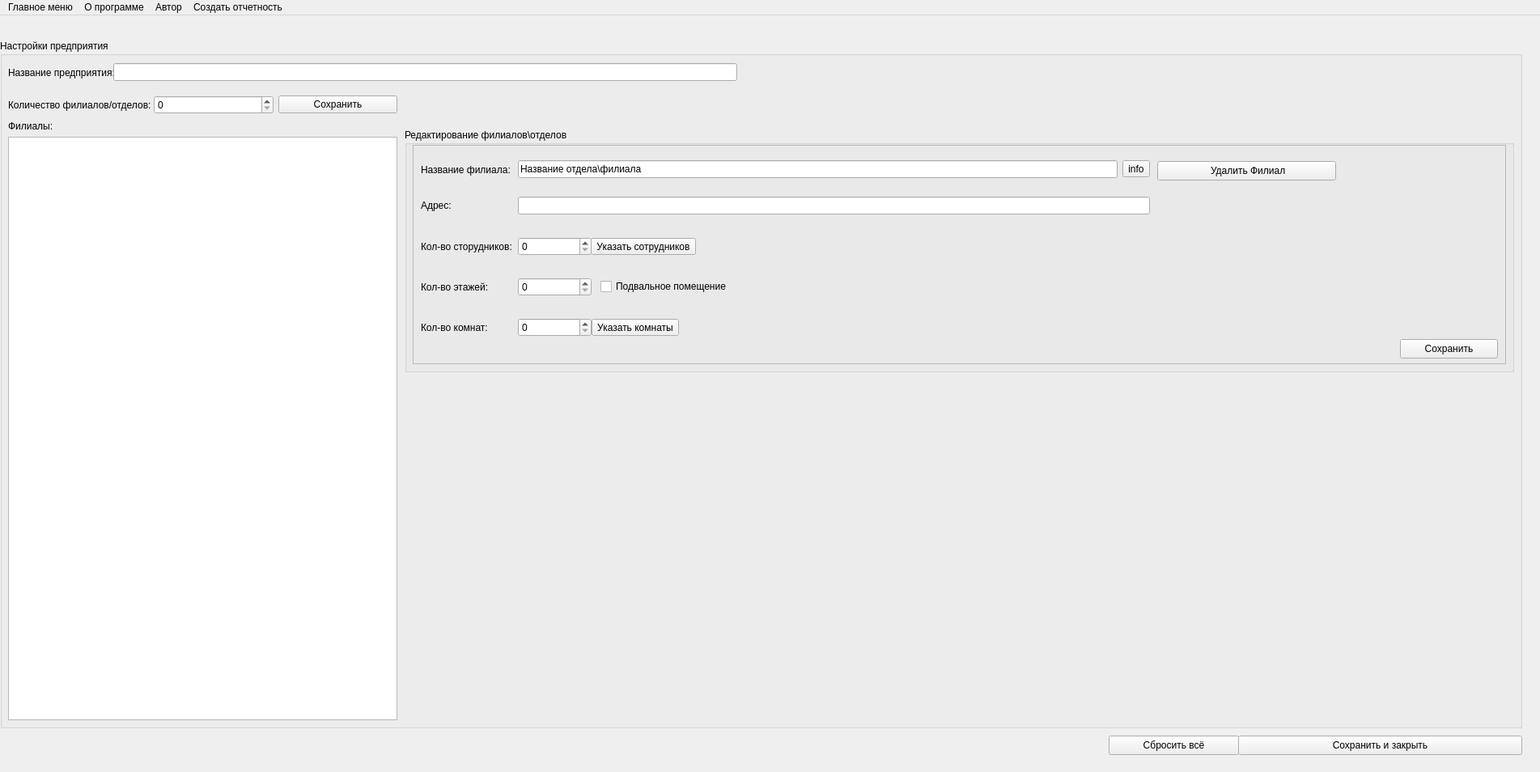
<?xml version="1.0" encoding="UTF-8"?>
<ui version="4.0">
 <class>MainWindow</class>
 <widget class="QMainWindow" name="MainWindow">
  <property name="geometry">
   <rect>
    <x>0</x>
    <y>0</y>
    <width>1903</width>
    <height>954</height>
   </rect>
  </property>
  <property name="windowTitle">
   <string>Настройки</string>
  </property>
  <widget class="QWidget" name="centralwidget">
   <widget class="QGroupBox" name="groupBox">
    <property name="geometry">
     <rect>
      <x>0</x>
      <y>30</y>
      <width>1881</width>
      <height>851</height>
     </rect>
    </property>
    <property name="title">
     <string>Настройки предприятия</string>
    </property>
    <widget class="QWidget" name="gridLayoutWidget">
     <property name="geometry">
      <rect>
       <x>10</x>
       <y>20</y>
       <width>131</width>
       <height>41</height>
      </rect>
     </property>
     <layout class="QGridLayout" name="gridLayout">
      <item row="0" column="0">
       <widget class="QLabel" name="label">
        <property name="text">
         <string>Название предприятия:</string>
        </property>
       </widget>
      </item>
     </layout>
    </widget>
    <widget class="QWidget" name="gridLayoutWidget_2">
     <property name="geometry">
      <rect>
       <x>140</x>
       <y>20</y>
       <width>771</width>
       <height>41</height>
      </rect>
     </property>
     <layout class="QGridLayout" name="gridLayout_2">
      <item row="0" column="0">
       <widget class="QLineEdit" name="lineEdit">
        <property name="text">
         <string/>
        </property>
       </widget>
      </item>
     </layout>
    </widget>
    <widget class="QWidget" name="gridLayoutWidget_3">
     <property name="geometry">
      <rect>
       <x>10</x>
       <y>60</y>
       <width>181</width>
       <height>41</height>
      </rect>
     </property>
     <layout class="QGridLayout" name="gridLayout_3">
      <item row="0" column="0">
       <widget class="QLabel" name="label_2">
        <property name="text">
         <string>Количество филиалов/отделов:</string>
        </property>
       </widget>
      </item>
     </layout>
    </widget>
    <widget class="QWidget" name="gridLayoutWidget_4">
     <property name="geometry">
      <rect>
       <x>190</x>
       <y>60</y>
       <width>301</width>
       <height>41</height>
      </rect>
     </property>
     <layout class="QGridLayout" name="gridLayout_4">
      <item row="0" column="0">
       <widget class="QSpinBox" name="spinBox"/>
      </item>
      <item row="0" column="1">
       <widget class="QPushButton" name="pushButton_6">
        <property name="text">
         <string>Сохранить</string>
        </property>
       </widget>
      </item>
     </layout>
    </widget>
    <widget class="QWidget" name="gridLayoutWidget_8">
     <property name="geometry">
      <rect>
       <x>10</x>
       <y>100</y>
       <width>481</width>
       <height>741</height>
      </rect>
     </property>
     <layout class="QGridLayout" name="gridLayout_8">
      <item row="1" column="0">
       <widget class="QListWidget" name="listWidget"/>
      </item>
      <item row="0" column="0">
       <widget class="QLabel" name="label_4">
        <property name="text">
         <string>Филиалы:</string>
        </property>
       </widget>
      </item>
     </layout>
    </widget>
    <widget class="QGroupBox" name="groupBox_3">
     <property name="enabled">
      <bool>true</bool>
     </property>
     <property name="geometry">
      <rect>
       <x>500</x>
       <y>110</y>
       <width>1371</width>
       <height>301</height>
      </rect>
     </property>
     <property name="title">
      <string>Редактирование филиалов\отделов</string>
     </property>
     <widget class="QFrame" name="frame">
      <property name="enabled">
       <bool>true</bool>
      </property>
      <property name="geometry">
       <rect>
        <x>10</x>
        <y>20</y>
        <width>1351</width>
        <height>271</height>
       </rect>
      </property>
      <property name="font">
       <font>
        <kerning>true</kerning>
       </font>
      </property>
      <property name="frameShape">
       <enum>QFrame::Shape::StyledPanel</enum>
      </property>
      <property name="frameShadow">
       <enum>QFrame::Shadow::Raised</enum>
      </property>
      <widget class="QWidget" name="gridLayoutWidget_5">
       <property name="geometry">
        <rect>
         <x>10</x>
         <y>10</y>
         <width>121</width>
         <height>41</height>
        </rect>
       </property>
       <layout class="QGridLayout" name="gridLayout_5">
        <item row="0" column="0">
         <widget class="QLabel" name="label_3">
          <property name="text">
           <string>Название филиала:</string>
          </property>
         </widget>
        </item>
       </layout>
      </widget>
      <widget class="QWidget" name="gridLayoutWidget_6">
       <property name="geometry">
        <rect>
         <x>130</x>
         <y>10</y>
         <width>781</width>
         <height>41</height>
        </rect>
       </property>
       <layout class="QGridLayout" name="gridLayout_6">
        <item row="0" column="0">
         <widget class="QLineEdit" name="lineEdit_2">
          <property name="text">
           <string>Название отдела\филиала</string>
          </property>
         </widget>
        </item>
        <item row="0" column="1">
         <widget class="QToolButton" name="toolButton_3">
          <property name="text">
           <string>info</string>
          </property>
         </widget>
        </item>
       </layout>
      </widget>
      <widget class="QWidget" name="gridLayoutWidget_7">
       <property name="geometry">
        <rect>
         <x>10</x>
         <y>50</y>
         <width>121</width>
         <height>50</height>
        </rect>
       </property>
       <layout class="QGridLayout" name="gridLayout_7">
        <item row="1" column="0">
         <widget class="QLabel" name="label_11">
          <property name="text">
           <string>Адрес:</string>
          </property>
         </widget>
        </item>
       </layout>
      </widget>
      <widget class="QPushButton" name="pushButton_3">
       <property name="geometry">
        <rect>
         <x>920</x>
         <y>20</y>
         <width>221</width>
         <height>24</height>
        </rect>
       </property>
       <property name="text">
        <string> Удалить Филиал</string>
       </property>
      </widget>
      <widget class="QPushButton" name="pushButton_2">
       <property name="geometry">
        <rect>
         <x>1220</x>
         <y>240</y>
         <width>121</width>
         <height>24</height>
        </rect>
       </property>
       <property name="text">
        <string>Сохранить</string>
       </property>
      </widget>
      <widget class="QWidget" name="gridLayoutWidget_11">
       <property name="geometry">
        <rect>
         <x>10</x>
         <y>100</y>
         <width>121</width>
         <height>51</height>
        </rect>
       </property>
       <layout class="QGridLayout" name="gridLayout_11">
        <item row="1" column="0">
         <widget class="QLabel" name="label_5">
          <property name="text">
           <string>Кол-во сторудников:</string>
          </property>
         </widget>
        </item>
       </layout>
      </widget>
      <widget class="QWidget" name="gridLayoutWidget_12">
       <property name="geometry">
        <rect>
         <x>10</x>
         <y>150</y>
         <width>121</width>
         <height>51</height>
        </rect>
       </property>
       <layout class="QGridLayout" name="gridLayout_12">
        <item row="1" column="0">
         <widget class="QLabel" name="label_6">
          <property name="text">
           <string>Кол-во этажей:</string>
          </property>
         </widget>
        </item>
       </layout>
      </widget>
      <widget class="QWidget" name="gridLayoutWidget_14">
       <property name="geometry">
        <rect>
         <x>10</x>
         <y>200</y>
         <width>121</width>
         <height>51</height>
        </rect>
       </property>
       <layout class="QGridLayout" name="gridLayout_14">
        <item row="0" column="1">
         <widget class="QLabel" name="label_7">
          <property name="text">
           <string>Кол-во комнат:</string>
          </property>
         </widget>
        </item>
       </layout>
      </widget>
      <widget class="QWidget" name="gridLayoutWidget_15">
       <property name="geometry">
        <rect>
         <x>130</x>
         <y>50</y>
         <width>781</width>
         <height>51</height>
        </rect>
       </property>
       <layout class="QGridLayout" name="gridLayout_15">
        <item row="0" column="0">
         <widget class="QLineEdit" name="lineEdit_5"/>
        </item>
       </layout>
      </widget>
      <widget class="QWidget" name="gridLayoutWidget_10">
       <property name="geometry">
        <rect>
         <x>130</x>
         <y>100</y>
         <width>91</width>
         <height>51</height>
        </rect>
       </property>
       <layout class="QGridLayout" name="gridLayout_10">
        <item row="0" column="0">
         <widget class="QSpinBox" name="spinBox_3"/>
        </item>
       </layout>
      </widget>
      <widget class="QWidget" name="gridLayoutWidget_9">
       <property name="geometry">
        <rect>
         <x>130</x>
         <y>150</y>
         <width>91</width>
         <height>51</height>
        </rect>
       </property>
       <layout class="QGridLayout" name="gridLayout_9">
        <item row="0" column="0">
         <widget class="QSpinBox" name="spinBox_4"/>
        </item>
       </layout>
      </widget>
      <widget class="QWidget" name="gridLayoutWidget_13">
       <property name="geometry">
        <rect>
         <x>130</x>
         <y>200</y>
         <width>91</width>
         <height>51</height>
        </rect>
       </property>
       <layout class="QGridLayout" name="gridLayout_13">
        <item row="0" column="0">
         <widget class="QSpinBox" name="spinBox_2"/>
        </item>
       </layout>
      </widget>
      <widget class="QWidget" name="gridLayoutWidget_22">
       <property name="geometry">
        <rect>
         <x>220</x>
         <y>100</y>
         <width>131</width>
         <height>51</height>
        </rect>
       </property>
       <layout class="QGridLayout" name="gridLayout_23">
        <item row="0" column="0">
         <widget class="QToolButton" name="toolButton_2">
          <property name="text">
           <string>Указать сотрудников</string>
          </property>
         </widget>
        </item>
       </layout>
      </widget>
      <widget class="QWidget" name="gridLayoutWidget_23">
       <property name="geometry">
        <rect>
         <x>220</x>
         <y>200</y>
         <width>111</width>
         <height>51</height>
        </rect>
       </property>
       <layout class="QGridLayout" name="gridLayout_24">
        <item row="0" column="0">
         <widget class="QToolButton" name="toolButton_4">
          <property name="text">
           <string>Указать комнаты</string>
          </property>
         </widget>
        </item>
       </layout>
      </widget>
      <widget class="QWidget" name="gridLayoutWidget_24">
       <property name="geometry">
        <rect>
         <x>232</x>
         <y>150</y>
         <width>181</width>
         <height>51</height>
        </rect>
       </property>
       <layout class="QGridLayout" name="gridLayout_25">
        <item row="0" column="0">
         <widget class="QCheckBox" name="checkBox_2">
          <property name="text">
           <string>Подвальное помещение</string>
          </property>
         </widget>
        </item>
       </layout>
      </widget>
     </widget>
    </widget>
   </widget>
   <widget class="QPushButton" name="pushButton_4">
    <property name="geometry">
     <rect>
      <x>1530</x>
      <y>890</y>
      <width>351</width>
      <height>24</height>
     </rect>
    </property>
    <property name="text">
     <string>Сохранить и закрыть</string>
    </property>
   </widget>
   <widget class="QPushButton" name="pushButton_5">
    <property name="geometry">
     <rect>
      <x>1370</x>
      <y>890</y>
      <width>161</width>
      <height>24</height>
     </rect>
    </property>
    <property name="text">
     <string>Сбросить всё</string>
    </property>
   </widget>
  </widget>
  <widget class="QMenuBar" name="menuBar">
   <property name="geometry">
    <rect>
     <x>0</x>
     <y>0</y>
     <width>1903</width>
     <height>33</height>
    </rect>
   </property>
   <widget class="QMenu" name="menu_4">
    <property name="title">
     <string>О программе</string>
    </property>
    <addaction name="separator"/>
    <addaction name="action_7"/>
    <addaction name="action_8"/>
    <addaction name="action_9"/>
   </widget>
   <widget class="QMenu" name="menu_5">
    <property name="title">
     <string>Автор</string>
    </property>
    <addaction name="action_5"/>
    <addaction name="actionTelegram"/>
   </widget>
   <widget class="QMenu" name="menu">
    <property name="title">
     <string>Главное меню</string>
    </property>
   </widget>
   <widget class="QMenu" name="menu_2">
    <property name="title">
     <string>Создать отчетность</string>
    </property>
   </widget>
   <addaction name="menu"/>
   <addaction name="menu_4"/>
   <addaction name="menu_5"/>
   <addaction name="menu_2"/>
  </widget>
  <action name="action">
   <property name="text">
    <string>Русский</string>
   </property>
  </action>
  <action name="action_2">
   <property name="text">
    <string>Английский</string>
   </property>
  </action>
  <action name="action_3">
   <property name="text">
    <string>Светлая</string>
   </property>
  </action>
  <action name="action_4">
   <property name="text">
    <string>Темная</string>
   </property>
  </action>
  <action name="action_5">
   <property name="text">
    <string>GitHub</string>
   </property>
  </action>
  <action name="actionTelegram">
   <property name="text">
    <string>Telegram</string>
   </property>
  </action>
  <action name="action_7">
   <property name="text">
    <string>Версия</string>
   </property>
  </action>
  <action name="action_8">
   <property name="text">
    <string>Описание</string>
   </property>
  </action>
  <action name="action_9">
   <property name="text">
    <string>Исходный код</string>
   </property>
  </action>
 </widget>
 <resources/>
 <connections/>
</ui>
